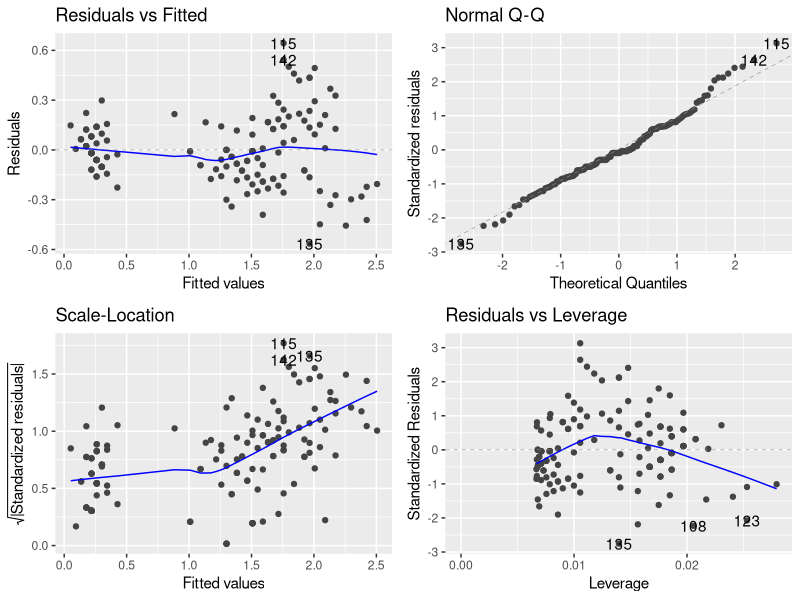
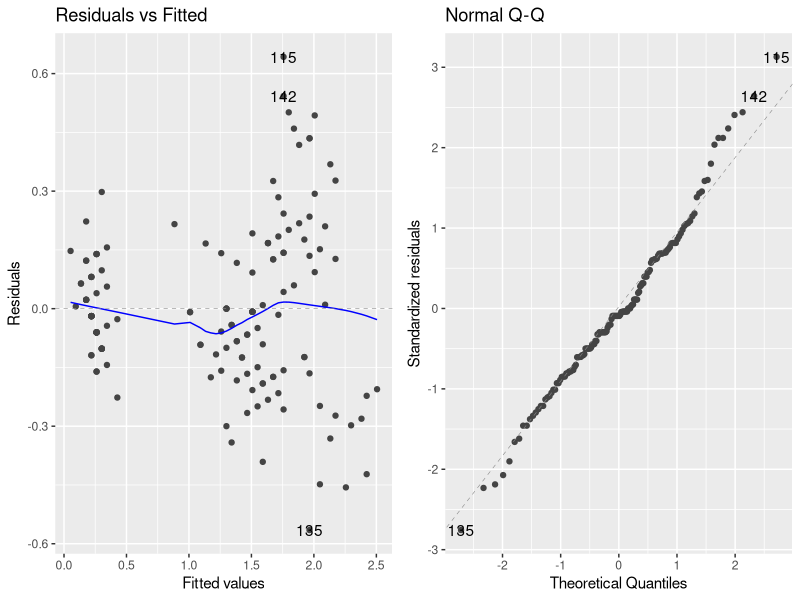
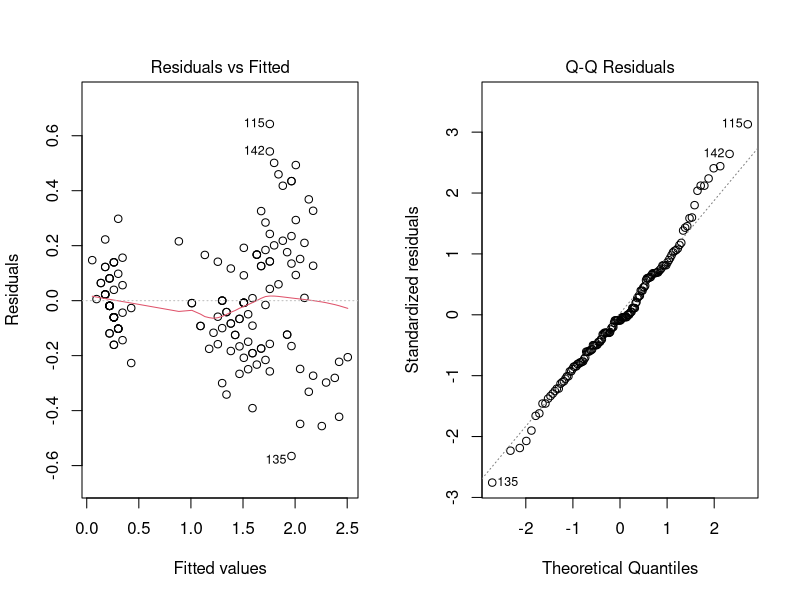
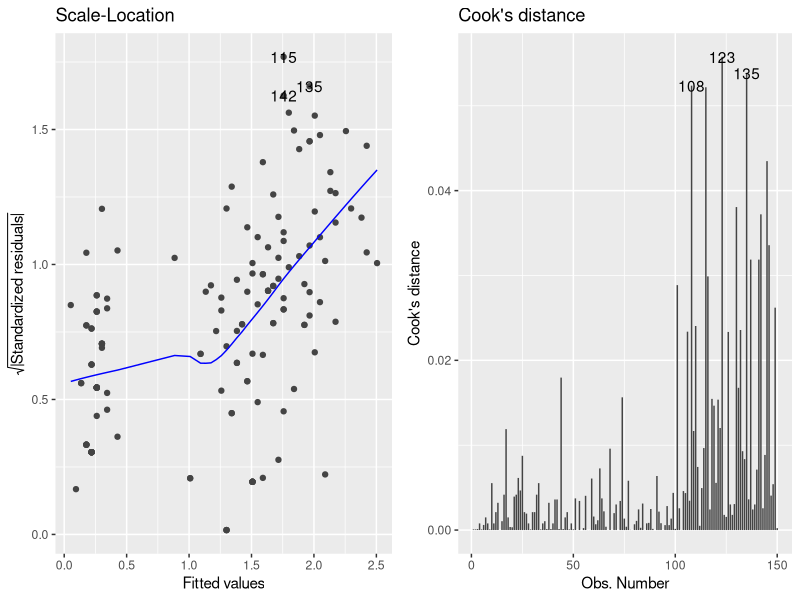
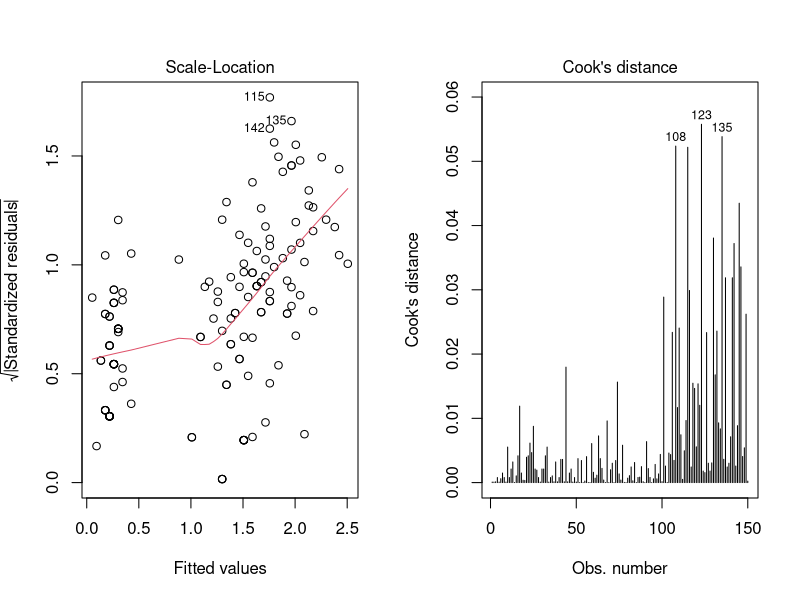
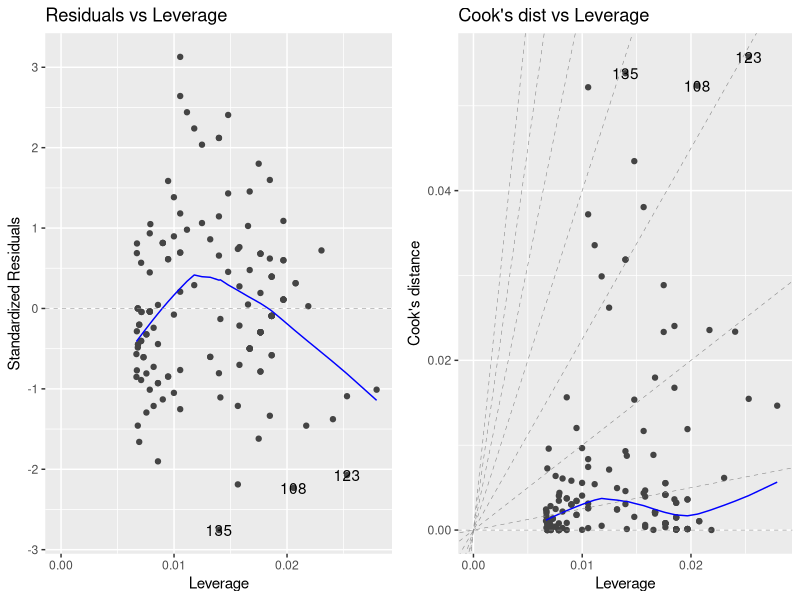
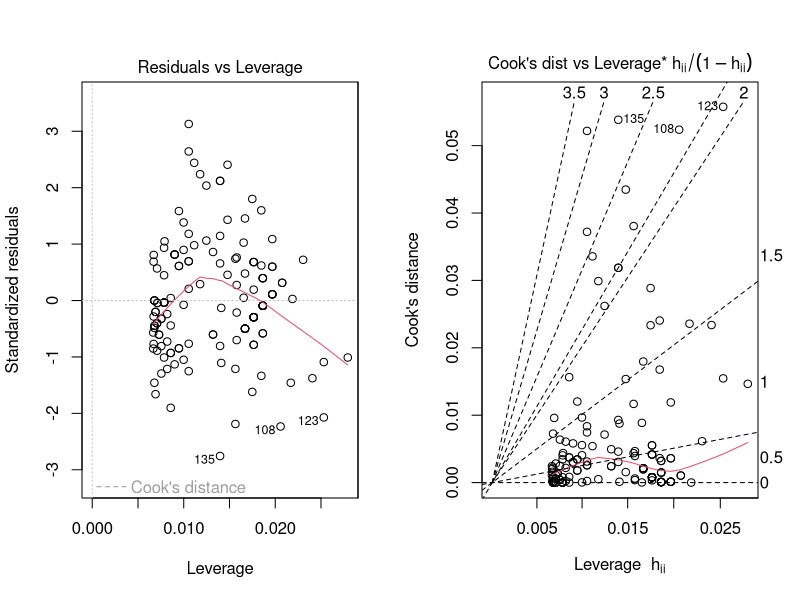
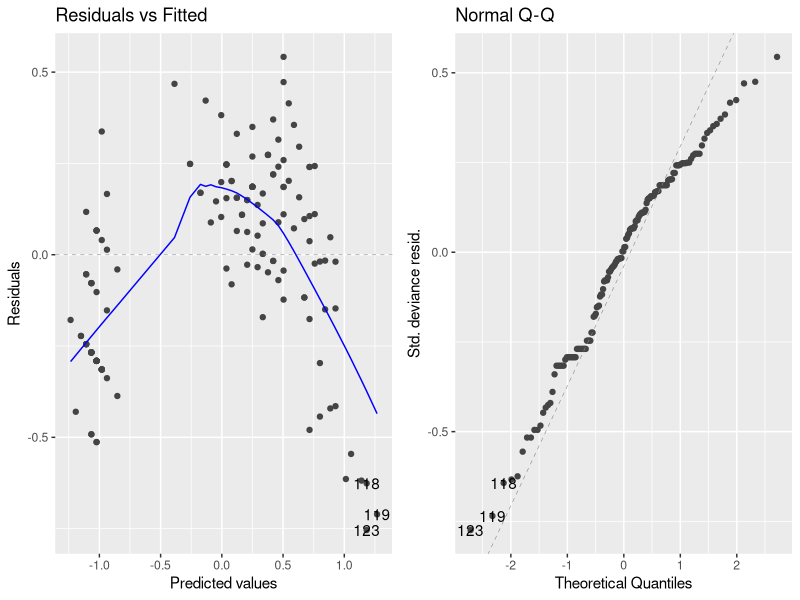

Source code (R) for these figures, in order:
## ---- chunk 1
library(knitr)
opts_chunk$set(fig.width=8, fig.height=6, fig.path='figures/lm-', warning=FALSE)
## ---- chunk 2
library(ggplot2)
library(ggfortify)
autoplot(lm(Petal.Width ~ Petal.Length, data = iris))
## ---- chunk 3
par(mfrow = c(1, 2))
m <- lm(Petal.Width ~ Petal.Length, data = iris)

autoplot(m, which = 1:2, ncol = 2)
plot(m, which = 1:2)

autoplot(m, which = 3:4, ncol = 2)
plot(m, which = 3:4)

autoplot(m, which = 5:6, ncol = 2)
plot(m, which = 5:6)
## ---- chunk 4
par(mfrow = c(1, 2))
m <- glm(Petal.Width ~ Petal.Length, data = iris, family='poisson')

autoplot(m, which = 1:2, ncol = 2)
plot(m, which = 1:2)

autoplot(m, which = 3:4, ncol = 2)
plot(m, which = 3:4)

autoplot(m, which = 5:6, ncol = 2)
plot(m, which = 5:6)
